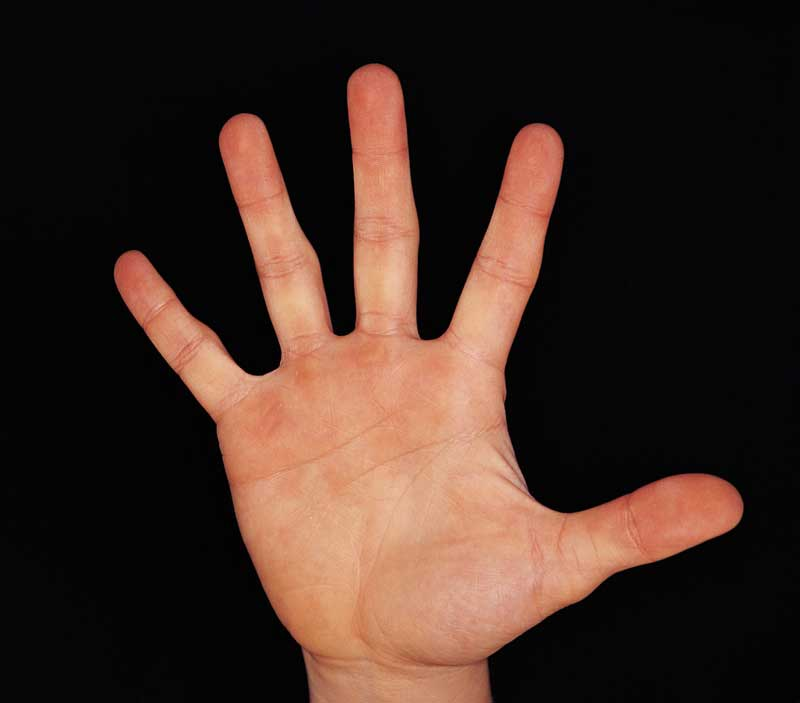
//> input picture hand.jpg, 800 x 703 px, given in place of the camera
$ ./CS585_Lab3   (built with g++ and OpenCV 4)
//> lines starting //> are read from the running program, lines starting //| are printed output that depends on the picture; after the words box and inside, x2 and y2 are one past the last pixel; in counts of white or black regions, pixels touching at a corner belong together; pictures that were not available may be replaced by others from this repository, and a replacement may not be noted
/*	CS585_Lab2.cpp
*	CS440 Spring 2016
*	Progamming Assignment 1
*	Modifier: Ziyan Huo
*
*	-------------
*	This program introduces the following concepts:
*		a) Reading a stream of images from a webcamera, and displaying the video
*		b) Skin color detection
*		c) Background differencing
*		d) Visualizing motion history
*	--------------
*
*	--------------
*	Words from modifier:
*	This program is modified on the code of the second lab.
*	I did not change the filename because it would lead to many problem and it is very complicated to create a new project.
*	--------------
*/

#include "stdafx.h"
//opencv libraries
#include "opencv2/core/core.hpp"
#include "opencv2/highgui/highgui.hpp"
#include "opencv2/imgproc/imgproc.hpp"
#include "opencv2/photo/photo.hpp"
//C++ standard libraries
#include <iostream>
#include <vector>

using namespace cv;
using namespace std;

//function declarations

/**
Function that returns the maximum of 3 integers
@param a first integer
@param b second integer
@param c third integer
*/
int myMax(int a, int b, int c);

/**
Function that returns the minimum of 3 integers
@param a first integer
@param b second integer
@param c third integer
*/
int myMin(int a, int b, int c);

/**
Function that detects whether a pixel belongs to the skin based on RGB values
@param src The source color image
@param dst The destination grayscale image where skin pixels are colored white and the rest are colored black
*/
void mySkinDetect(Mat& src, Mat& dst);

/**
Function that does frame differencing between the current frame and the previous frame
@param src The current color image
@param prev The previous color image
@param dst The destination grayscale image where pixels are colored white if the corresponding pixel intensities in the current
and previous image are not the same
*/
void myFrameDifferencing(Mat& prev, Mat& curr, Mat& dst);

/**
Function that accumulates the frame differences for a certain number of pairs of frames
@param mh Vector of frame difference images
@param dst The destination grayscale image to store the accumulation of the frame difference images
*/
void myMotionEnergy(vector<Mat> mh, Mat& dst);

/**
This is the function that includes all the codes I added.
It includes many sub-function.
*/
void  all(Mat& src);

int main()
{

	//----------------
	//a) Reading a stream of images from a webcamera, and displaying the video
	//----------------
	// For more information on reading and writing video: http://docs.opencv.org/modules/highgui/doc/reading_and_writing_images_and_video.html
	// open the video camera no. 0
	VideoCapture cap(0);

	// if not successful, exit program
	if (!cap.isOpened())
	{
		cout << "Cannot open the video cam" << endl;
		return -1;
	}

	//create a window called "MyVideoFrame0"
	//namedWindow("MyVideo0", WINDOW_AUTOSIZE);
	Mat frame0;

	// read a new frame from video
	bool bSuccess0 = cap.read(frame0);
//> frame0 is the input picture: 703 rows x 800 cols, CV_8UC3; mean B, G, R 35.3, 44, 64.1

	//if not successful, break loop
	if (!bSuccess0)
	{
		cout << "Cannot read a frame from video stream" << endl;
	}

	//show the frame in "MyVideo" window
	//imshow("MyVideo0", frame0);

	//create a window called "MyVideo"
	namedWindow("MyVideo", WINDOW_AUTOSIZE);
	//namedWindow("MyVideoMH", WINDOW_AUTOSIZE);
	namedWindow("Skin", WINDOW_AUTOSIZE);

	vector<Mat> myMotionHistory;
	Mat fMH1, fMH2, fMH3;
	fMH1 = Mat::zeros(frame0.rows, frame0.cols, CV_8UC1);
	fMH2 = fMH1.clone();
	fMH3 = fMH1.clone();
	myMotionHistory.push_back(fMH1);
	myMotionHistory.push_back(fMH2);
	myMotionHistory.push_back(fMH3);

	while (1)
	{
		// read a new frame from video
		Mat frame;
		bool bSuccess = cap.read(frame);

		//if not successful, break loop
		if (!bSuccess)
		{
			cout << "Cannot read a frame from video stream" << endl;
			break;
		}

		// destination frame
		Mat frameDest;
		frameDest = Mat::zeros(frame.rows, frame.cols, CV_8UC1); //Returns a zero array of same size as src mat, and of type CV_8UC1
		//----------------
		//	b) Skin color detection
		//----------------
		mySkinDetect(frame, frameDest);
		imshow("Skin", frameDest);


		//
		//
		// call to the function all
		all(frameDest);
		//
		//
		//


		//----------------
		//	c) Background differencing
		//----------------


		//call myFrameDifferencing function
		myFrameDifferencing(frame0, frame, frameDest);
		imshow("MyVideo", frame);
		myMotionHistory.erase(myMotionHistory.begin());
		myMotionHistory.push_back(frameDest);
		Mat myMH = Mat::zeros(frame0.rows, frame0.cols, CV_8UC1);

		//----------------
		//  d) Visualizing motion history
		//----------------

		//call myMotionEnergy function
		myMotionEnergy(myMotionHistory, myMH);


		//imshow("MyVideoMH", myMH); //show the frame in "MyVideo" window
		frame0 = frame;
		//wait for 'esc' key press for 30ms. If 'esc' key is pressed, break loop
		if (waitKey(30) == 27)
		{
			cout << "esc key is pressed by user" << endl;
			break;
		}

	}
	cap.release();
	return 0;
}

//Function that returns the maximum of 3 integers
int myMax(int a, int b, int c) {
	int m = a;
	(void)((m < b) && (m = b));
	(void)((m < c) && (m = c));
	return m;
}

//Function that returns the minimum of 3 integers
int myMin(int a, int b, int c) {
	int m = a;
	(void)((m > b) && (m = b));
	(void)((m > c) && (m = c));
	return m;
}

//Function that detects whether a pixel belongs to the skin based on RGB values
void mySkinDetect(Mat& src, Mat& dst) {
	//Surveys of skin color modeling and detection techniques:
	//Vezhnevets, Vladimir, Vassili Sazonov, and Alla Andreeva. "A survey on pixel-based skin color detection techniques." Proc. Graphicon. Vol. 3. 2003.
	//Kakumanu, Praveen, Sokratis Makrogiannis, and Nikolaos Bourbakis. "A survey of skin-color modeling and detection methods." Pattern recognition 40.3 (2007): 1106-1122.
	for (int i = 0; i < src.rows; i++){
		for (int j = 0; j < src.cols; j++){
			//For each pixel, compute the average intensity of the 3 color channels
			Vec3b intensity = src.at<Vec3b>(i, j); //Vec3b is a vector of 3 uchar (unsigned character)
			int B = intensity[0]; int G = intensity[1]; int R = intensity[2];
			if ((R > 95 && G > 40 && B > 20) && (myMax(R, G, B) - myMin(R, G, B) > 15) && (abs(R - G) > 15) && (R > G) && (R > B)){
				dst.at<uchar>(i, j) = 255;
			}
		}
	}
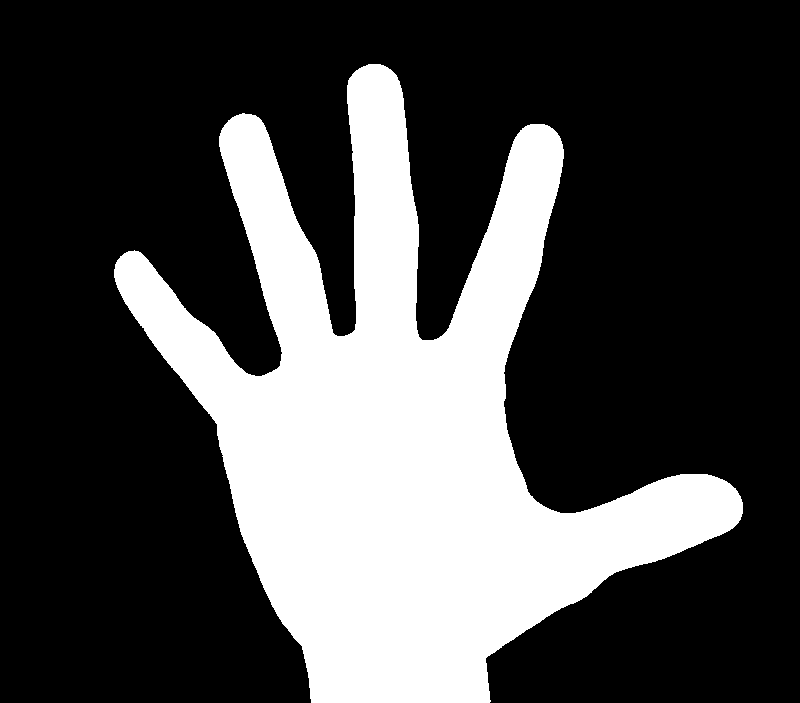
//> dst: 703 rows x 800 cols, CV_8UC1; 28.6% white; 1 white region
}

//Function that does frame differencing between the current frame and the previous frame
void myFrameDifferencing(Mat& prev, Mat& curr, Mat& dst) {
	//For more information on operation with arrays: http://docs.opencv.org/modules/core/doc/operations_on_arrays.html
	//For more information on how to use background subtraction methods: http://docs.opencv.org/trunk/doc/tutorials/video/background_subtraction/background_subtraction.html
	absdiff(prev, curr, dst);
	Mat gs = dst.clone();
	cvtColor(dst, gs, CV_BGR2GRAY);
	dst = gs > 50;
	Vec3b intensity = dst.at<Vec3b>(100, 100);
}

//Function that accumulates the frame differences for a certain number of pairs of frames
void myMotionEnergy(vector<Mat> mh, Mat& dst) {
	Mat mh0 = mh[0];
	Mat mh1 = mh[1];
	Mat mh2 = mh[2];

	for (int i = 0; i < dst.rows; i++){
		for (int j = 0; j < dst.cols; j++){
			if (mh0.at<uchar>(i, j) == 255 || mh1.at<uchar>(i, j) == 255 || mh2.at<uchar>(i, j) == 255){
				dst.at<uchar>(i, j) = 255;
			}
		}
	}
}


// This is where the function all begins.
RNG rng(12345);
VideoCapture cap;
int fcount = 0;
void all(Mat& src) {

	// Find contours and convex hulls, following code adapted from http://docs.opencv.org/2.4/doc/tutorials/imgproc/shapedescriptors/hull/hull.html
	Mat src_copy = src.clone();
	Mat threshold_output;
	vector<vector<Point> > contours;
	vector<Vec4i> hierarchy;
	threshold(src, threshold_output, 100, 255, THRESH_BINARY);

	findContours(threshold_output, contours, hierarchy, RETR_TREE, CHAIN_APPROX_SIMPLE, Point(0, 0));
//> contours = 1 contour; box (x1, y1, x2, y2) and area: (114, 64, 743, 703) 159486

	vector<vector<Point> >hull(contours.size());
//> hull = 1 empty contours
	vector<vector<int> >inthull(contours.size());
//> inthull = 1 item
	vector<vector<Vec4i> >defects(contours.size());
//> defects = 1 item

	for (size_t i = 0; i < contours.size(); i++)
	{
		convexHull(Mat(contours[i]), hull[i], false);
		convexHull(Mat(contours[i]), inthull[i], false);
	}
//> this loop made 1 pass
	Mat drawing = Mat::zeros(threshold_output.size(), CV_8UC3);

	// Find largest contour, adapted from lab3 code
	double maxsize = 0;
	int maxind = 0;
	Rect boundrec;
	for (int i = 0; i < contours.size(); i++)
	{
		// Documentation on contourArea: http://docs.opencv.org/modules/imgproc/doc/structural_analysis_and_shape_descriptors.html#
		int area = contourArea(contours[i]);
		if (area > maxsize) {
			maxsize = area;
			maxind = i;
		}
	}
//> this loop made 1 pass
//> (area, maxsize) on pass 1: (159486, 159486)
//> after the loop, maxsize = 159486; maxind = 0

	// Drawing contours and convexhulls
	Scalar color = Scalar(rng.uniform(0, 255), rng.uniform(0, 255), rng.uniform(0, 255));
	drawContours(drawing, contours, maxind, color, 1, 8, vector<Vec4i>(), 0, Point());
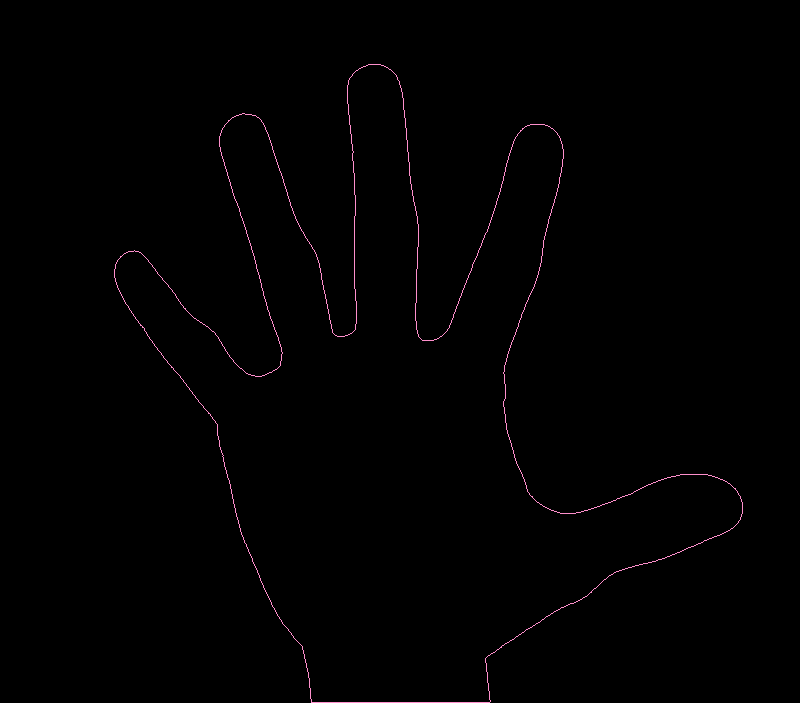
//> drawing: 703 rows x 800 cols, CV_8UC3; mean B, G, R 1.1, 0.8, 1.4
	drawContours(drawing, hull, maxind, color, 1, 8, vector<Vec4i>(), 0, Point());
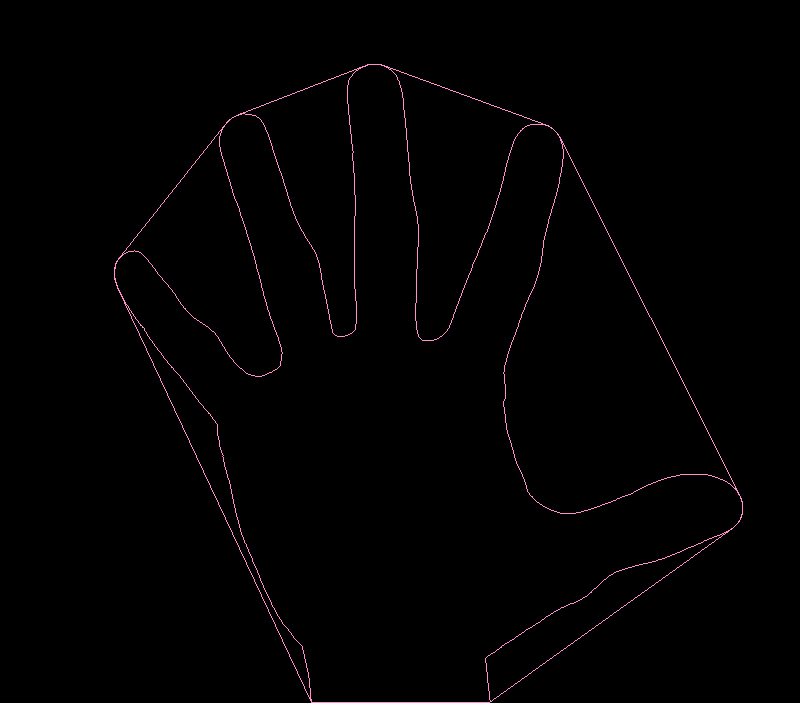
//> drawing: 703 rows x 800 cols, CV_8UC3; 0.25% of pixels changed, all inside (x1, y1, x2, y2) = (114, 64, 743, 702)

	// Find convexity defects using contours and convex hull
	convexityDefects(contours[maxind], inthull[maxind], defects[maxind]);

	/// Draw convexityDefects, adapted from http://stackoverflow.com/questions/31354150/opencv-convexity-defects-drawing
	int count = 0;
	for (int j = 0; j<defects[maxind].size(); ++j)
	{
		const Vec4i& v = defects[maxind][j];
		//float depth = v[3] / 256;
		if (v[3] > 12000) // filter defects by depth
		{
			int startidx = v[0]; Point ptStart(contours[maxind][startidx]);
			int endidx = v[1]; Point ptEnd(contours[maxind][endidx]);
			int faridx = v[2]; Point ptFar(contours[maxind][faridx]);

			//line(drawing, ptStart, ptEnd, Scalar(0, 255, 0), 1);
			//line(drawing, ptStart, ptFar, Scalar(0, 255, 0), 1);
			//line(drawing, ptEnd, ptFar, Scalar(0, 255, 0), 1);
			circle(drawing, ptFar, 3, Scalar(0, 0, 255), 2);

			count++;
		}
	}
//> this loop made 21 passes
//> (v, startidx, ptStart, endidx, ptEnd, faridx, ptFar) on passes 1, 5, 16, 20: ([0, 200, 51, 62776], 0, Point(368, 64), 200, Point(236, 115), 51, Point(347, 335)), ([208, 441, 347, 49430], 208, Point(224, 125), 441, Point(120, 256), 347, Point(280, 365)), ([889, 1197, 1012, 48142], 889, Point(740, 496), 1197, Point(559, 136), 1012, Point(527, 491)), ([1204, 1424, 1361, 62684], 1204, Point(547, 125), 1424, Point(383, 65), 1361, Point(422, 340))
//> v on passes 2, 3, 4, 6, 7, 8: [200, 204, 201, 114], [204, 206, 205, 154], [206, 208, 207, 160], [441, 443, 442, 154], [443, 447, 444, 114], [447, 449, 448, 201]
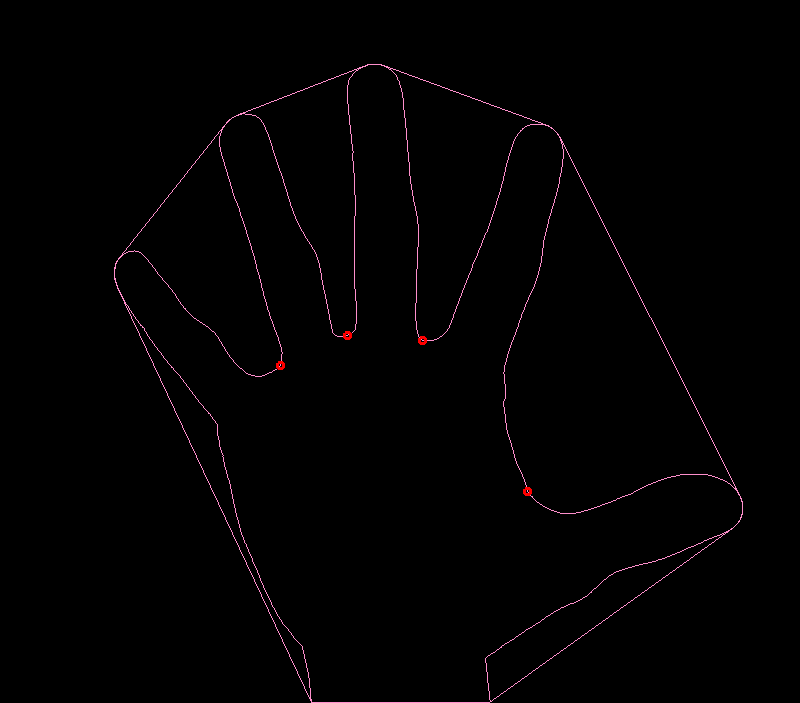
//> drawing: 703 rows x 800 cols, CV_8UC3; 236 pixels changed, all inside (x1, y1, x2, y2) = (276, 331, 532, 496)
//> after the loop, count = 4
	putText(drawing, "Count: " + to_string(count), Point(30, 30), FONT_HERSHEY_SIMPLEX, 1, Scalar(0, 0, 255));
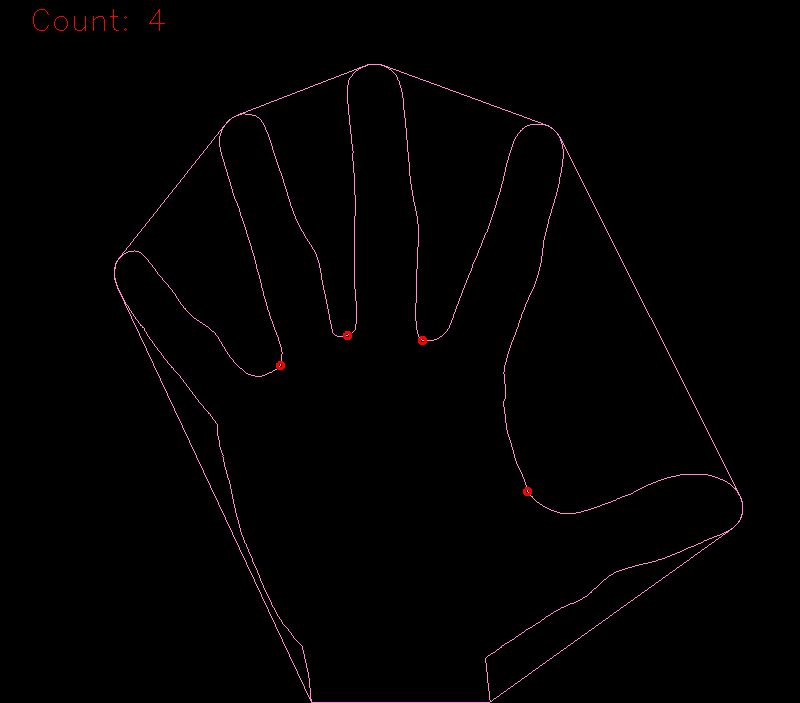
//> drawing: 703 rows x 800 cols, CV_8UC3; 248 pixels changed, all inside (x1, y1, x2, y2) = (33, 9, 165, 31)
//> in myFrameDifferencing, `absdiff(prev, curr, dst);`: dst: 703 rows x 800 cols, CV_8UC3; every value is 0
//> in myFrameDifferencing, `cvtColor(dst, gs, CV_BGR2GRAY);`: gs: 703 rows x 800 cols, CV_8UC1; every value is 0
//> in myFrameDifferencing, `Vec3b intensity = dst.at<Vec3b>(100, 100);`: intensity = [0, 0, 0]
//> the Esc key is pressed

	namedWindow("Defect", WINDOW_AUTOSIZE);
	imshow("Defect", drawing);

	// Display a series of images based on # of defects detected
	Mat pic;
	namedWindow("cap", CV_WINDOW_AUTOSIZE);
	if (!cap.isOpened()) cap.open("vid/%02d.jpg");
	printf("%f", cap.get(CV_CAP_PROP_FRAME_COUNT));

	if (count >= 4 && fcount != cap.get(CV_CAP_PROP_FRAME_COUNT)) {
		waitKey(50);
		fcount++;
		cap.read(pic);
		imshow("cap", pic);
		waitKey(50);
	}
}
